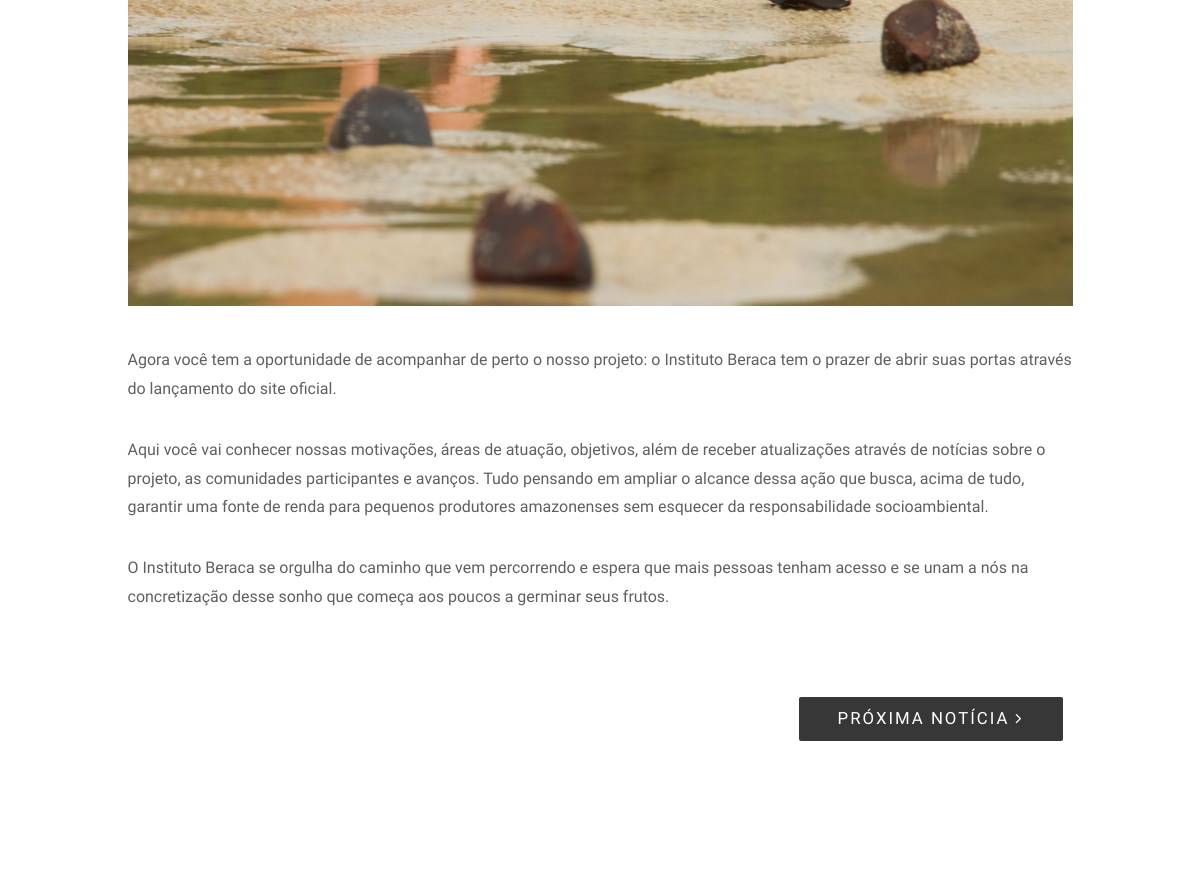
/blog/detail/1 (middle part), run on an earlier commit of the app's database.
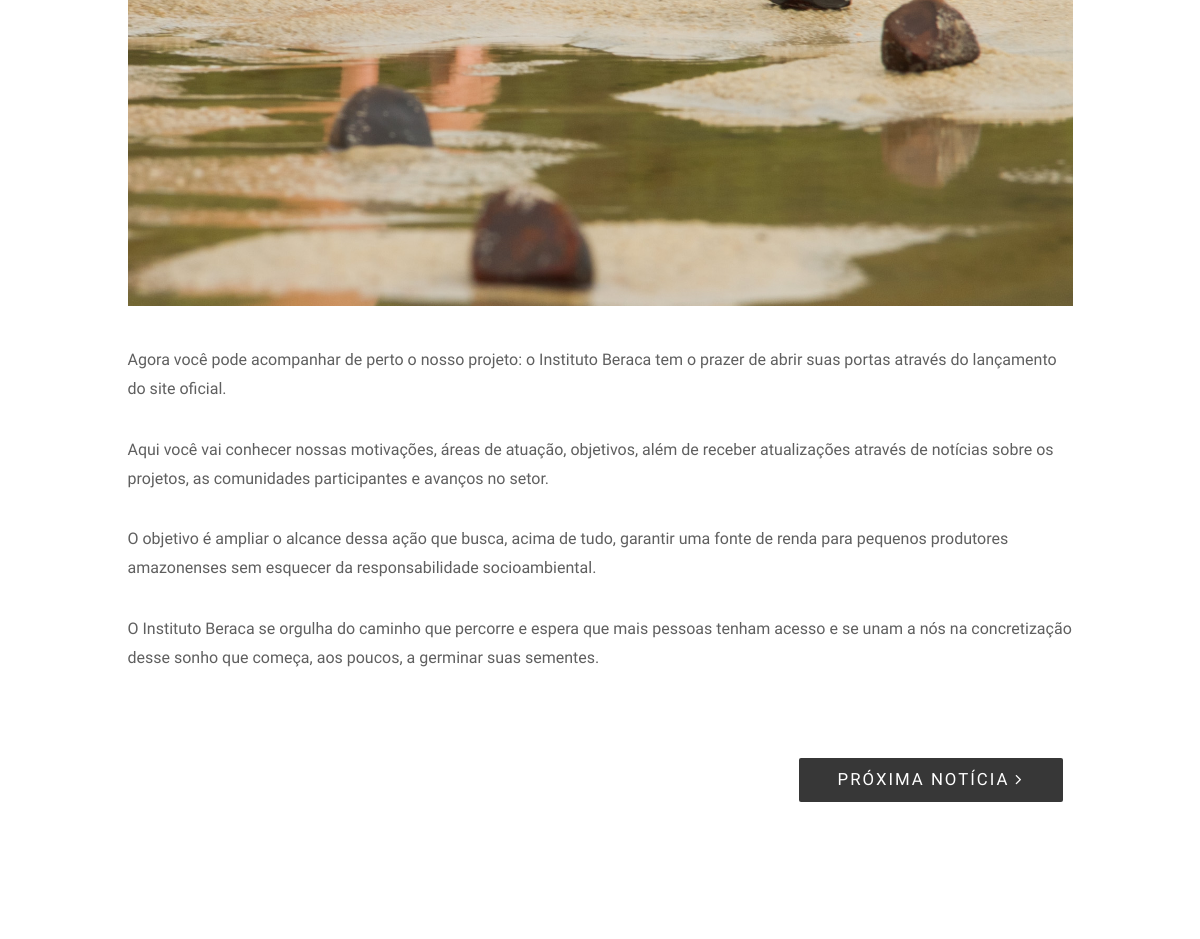
And on a later commit of the database.
### core/models.py (models this page shows, shortened)
class BlogImages(models.Model):
    post = models.ForeignKey(BlogPost, related_name='images')
    image = models.ImageField("Imagem", upload_to=generate_filename)

class BlogPost(models.Model):
    title = models.CharField("Título", max_length=300, blank=False)
    sub_title = models.CharField("Sub-título", max_length=300, blank=False, null=True)
    intro = models.TextField("Introdução", blank=False)
    content = RichTextField("Corpo do texto", blank=False)
    date = models.DateField(auto_now=True)
    author = models.CharField("Autor", max_length=500, blank=True)
    miniature = models.ImageField("Miniatura", upload_to=generate_filename_miniature, blank=False)
    tag = models.CharField("Tag para filtro", max_length=300, blank=False)
    def get_next(self):
        next = BlogPost.objects.filter(id__gt=self.id)
        if next:
          return next.first()
        return False
    def get_prev(self):
        prev = BlogPost.objects.filter(id__lt=self.id).order_by('-id')
        if prev:
          return prev.first()
        return False
    class Meta:
        verbose_name="Blog post"
        verbose_name_plural="Posts"
        ordering = ['-date']

### core/views.py (the view)
# urls.py: url(r'^blog/detail/(?P<pk>\d+)$', views.BlogDetailView.as_view(), name='post_detail'),
class BlogDetailView(DetailView):
	template_name = "core/detail_templates/blog_detail.html"
	model = BlogPost

### core/templates/core/detail_templates/blog_detail.html (shortened to what this page needs)
{% extends 'core/base.html' %}
{% block content %}
  <section class="page-section">
    <div class="container relative">
      <div class="row">
        <div class="col-sm-10 col-sm-offset-1">
          <div class="blog-item mb-80 mb-xs-40">
            <div class="blog-item-body">
              <div class="blog-media mt-40 mb-40 mb-xs-30">
                <ul class="clearlist content-slider">
                  {% for image in object.images.all%}
                  <li>
                    <img src="{{image.image.url}}" alt="" />
                  </li>
                  {% endfor %}
                </ul>
              </div>
              <p>
                {{object.intro}}
              </p>
              <p>
                {{object.content|safe}}
              </p>
            </div>
          </div>
          <div class="clearfix mt-40">
            {% if object.get_next %}
              <a href="{% url 'core:post_detail' object.get_next.id %}" class="blog-item-more right"><button type="submit" class="submit_btn btn btn-mod btn-medium btn-round">Próxima notícia&nbsp;<i class="fa fa-angle-right"></i></button></a>
            {% endif %}
          </div>
        </div>
      </div>
    </div>
  </section>
{% endblock content %}

### core/templates/core/base.html (shortened to what this page needs)
{% load staticfiles %}
<!DOCTYPE html>
<html>
    <head>
        <link rel="stylesheet" href="{% static 'css/bootstrap.min.css' %}">
        <link rel="stylesheet" href="{% static 'css/style.css' %}">
        <link rel="stylesheet" href="{% static 'css/style-responsive.css' %}">
        <link rel="stylesheet" href="{% static 'css/animate.min.css' %}">
        <link rel="stylesheet" href="{% static 'css/vertical-rhythm.min.css' %}">
        <link rel="stylesheet" href="{% static 'css/owl.carousel.css' %}">
        <link rel="stylesheet" href="{% static 'css/magnific-popup.css' %}">
        <link rel="stylesheet" href="{% static 'css/font-awesome.min.css' %}">
    </head>
    <body class="appear-animate">
        <div class="page" id="top">
          {% block content %}{% endblock content %}
        </div>
    </body>
</html>

### core/templates/core/partials/navpanel_with_links.html (shortened to what this page needs)
{% load staticfiles %}

### core/templates/core/partials/blog_header.html (shortened to what this page needs)
{% load staticfiles %}

### core/templates/core/partials/footer.html (shortened to what this page needs)
{% load staticfiles %}

What changed in the data, as far as the page shows it:
changed BlogPost: intro "Agora você tem a oportunidade de acompanhar de perto o…" → "Agora você pode acompanhar de perto o nosso projeto: o Instituto Beraca tem o prazer de abrir suas portas através do lançamento do site oficial."; content "…através de notícias sobre o projeto, as comunidades participantes e avanços. Tudo pensando em ampliar o alcance dessa ação que busca, acima de tudo, garantir uma fonte de renda para pequenos produtores amazonenses sem esquecer da responsabilidade socioambiental. O Instituto Beraca se orgulha do caminho que vem percorrendo e espera que mais pessoas tenham acesso e se unam a nós na concretização desse sonho que começa aos poucos a germinar seus frutos." → "…através de notícias sobre os projetos, as comunidades participantes e avanços no setor. O objetivo é ampliar o alcance dessa ação que busca, acima de tudo, garantir uma fonte de renda para pequenos produtores amazonenses sem esquecer da responsabilidade socioambiental. O Instituto Beraca se orgulha do caminho que percorre e espera que mais pessoas tenham acesso e se unam a nós na concretização desse sonho que começa, aos poucos, a germinar suas sementes."
